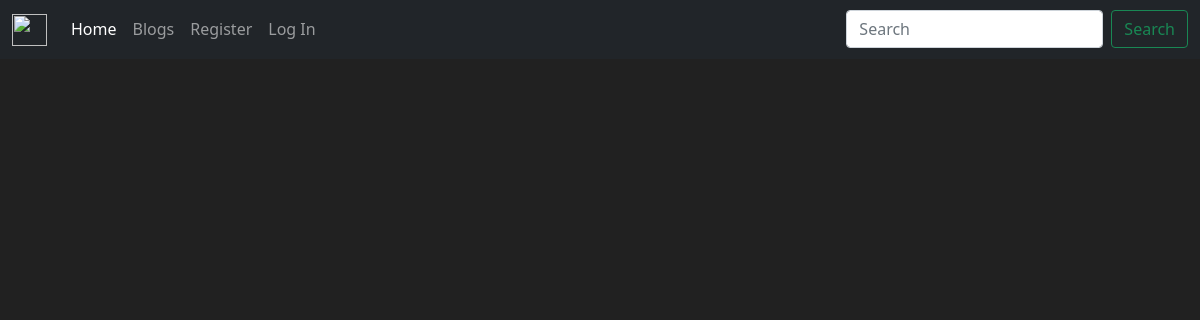
The app's page /blogs/4, older data.
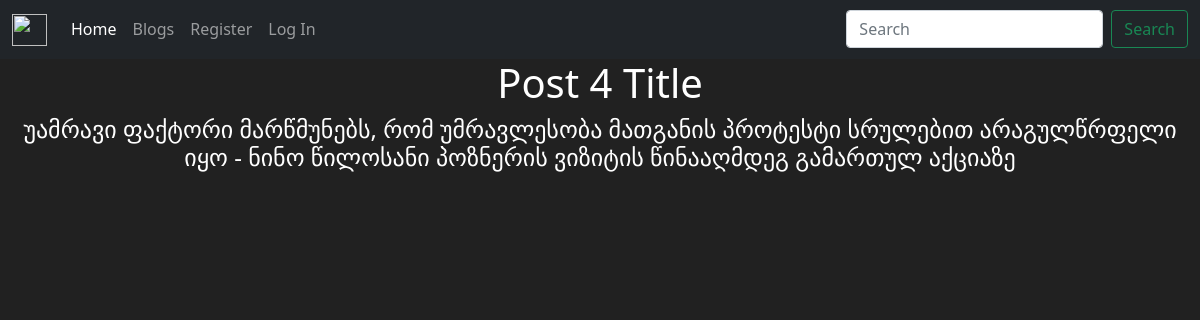
The same page, newer data.
### blog/models.py (models this page shows, shortened)
class Post(db.Model):
    id = db.Column(db.Integer(), primary_key=True)
    title = db.Column(db.String(length=100), nullable=False)
    post = db.Column(db.String(length=1000), nullable=False)
    rating = db.Column(db.Float(), nullable=False, default=0.0)
    date = db.Column(db.DateTime(), nullable=False, default=datetime.utcnow)
    owner = db.Column(db.Integer(), db.ForeignKey('user.id'))
    comments = db.relationship('Comment', backref='owned_post', lazy=True)

### blog/routes.py (the view)
@app.route('/blogs/<int:id>')
def individual_blog(id):
    blog = Post.query.filter_by(id=id).first()
    return render_template('individual_blog.html', blog=blog)

### blog/templates/individual_blog.html (shortened to what this page needs)
{% extends "base.html" %}
{% block content %}
<h1>{{blog.title}}</h1>
<h4>{{blog.post}}</h4>
{% endblock %}

Row changes from the older to the newer data that the page shows:
added Post: title "Post 4 Title", post "უამრავი ფაქტორი მარწმუნებს, რომ უმრავლესობა მათგანის პროტესტი სრულებით არაგულწრფელი იყო - ნინო წილოსანი პოზნერის ვიზიტის წინააღმდეგ გამართულ აქციაზე"
